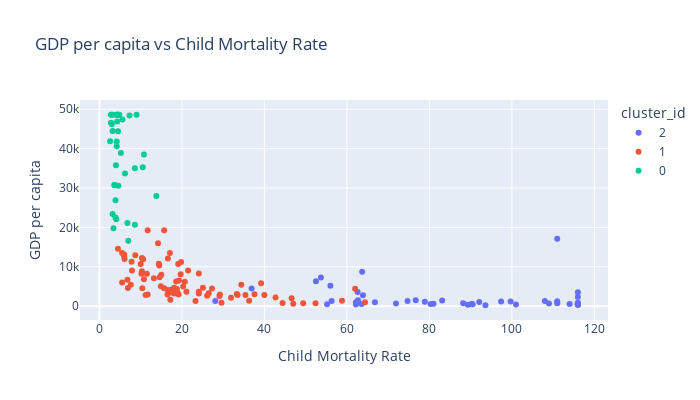

The notebook cell this image was saved under:
### Markdown cell above
From above distribution of datapoints to cluster, we can see they are not equally distributed but it is a fair enough distribution. so no unnecessary clusters present.

### Code cell
# lets visualize the clusters 
# GDP per capita vs Child mortality rate
px.scatter(countries, x="child_mort", y="gdpp", hover_name="country", color="cluster_id", 
           width=700, height=400, template="plotly", 
           labels={"child_mort":"Child Mortality Rate", "gdpp":"GDP per capita"},
           title="GDP per capita vs Child Mortality Rate")

### Figure 1 — Plotly figure (JSON) as saved in the notebook; plotly's stock layout.template omitted (floating-point values rounded to 4 significant figures)
{"data": [{"hoverlabel": {"namelength": 0}, "hovertemplate": "<b>%{hovertext}</b><br><br>cluster_id=2<br>Child Mortality Rate=%{x}<br>GDP per capita=%{y}", "hovertext": ["Afghanistan", "Angola", "Benin", "Botswana", "Burkina Faso", "Burundi", "Cameroon", "Central African Republic", "Chad", "Comoros", "Congo, Dem. Rep.", "Congo, Rep.", "Cote d'Ivoire", "Equatorial Guinea", "Eritrea", "Gabon", "Gambia", "Ghana", "Guinea", "Guinea-Bissau", "Haiti", "Iraq", "Kenya", "Kiribati", "Lao", "Lesotho", "Liberia", "Madagascar", "Malawi", "Mali", "Mauritania", "Mozambique", "Namibia", "Niger", "Nigeria", "Pakistan", "Rwanda", "Senegal", "Sierra Leone", "Solomon Islands", "South Africa", "Sudan", "Tanzania", "Timor-Leste", "Togo", "Uganda", "Yemen", "Zambia"], "legendgroup": "2", "marker": {"color": "#636efa", "symbol": "circle"}, "mode": "markers", "name": "2", "showlegend": true, "type": "scatter", "x": [90.2, 116, 111, 52.5, 116, 93.6, 108, 116, 116, 88.2, 116, 63.9, 111, 111, 55.2, 63.7, 80.3, 74.7, 109, 114, 116, 36.9, 62.2, 62.7, 78.9, 99.7, 89.3, 62.2, 90.5, 116, 97.4, 101, 56, 116, 116, 92.1, 63.6, 66.8, 116, 28.1, 53.7, 76.7, 71.9, 62.6, 90.3, 81, 56.3, 83.1], "xaxis": "x", "y": [553, 3530, 758, 6350, 575, 231, 1310, 446, 897, 769, 334, 2740, 1220, 17100, 482, 8750, 562, 1310, 648, 547, 662, 4500, 967, 1490, 1140, 1170, 327, 413, 459, 708, 1200, 419, 5190, 348, 2330, 1040, 563, 1000, 399, 1290, 7280, 1480, 702, 3600, 488, 595, 1310, 1460], "yaxis": "y"}, {"hoverlabel": {"namelength": 0}, "hovertemplate": "<b>%{hovertext}</b><br><br>cluster_id=1<br>Child Mortality Rate=%{x}<br>GDP per capita=%{y}", "hovertext": ["Albania", "Algeria", "Antigua and Barbuda", "Argentina", "Armenia", "Azerbaijan", "Bangladesh", "Barbados", "Belarus", "Belize", "Bhutan", "Bolivia", "Bosnia and Herzegovina", "Brazil", "Bulgaria", "Cambodia", "Cape Verde", "Chile", "China", "Colombia", "Costa Rica", "Croatia", "Dominican Republic", "Ecuador", "Egypt", "El Salvador", "Estonia", "Fiji", "Georgia", "Grenada", "Guatemala", "Guyana", "Hungary", "India", "Indonesia", "Iran", "Jamaica", "Jordan", "Kazakhstan", "Kyrgyz Republic", "Latvia", "Lebanon", "Libya", "Lithuania", "Macedonia, FYR", "Malaysia", "Maldives", "Mauritius", "Micronesia, Fed. Sts.", "Moldova", "Mongolia", "Montenegro", "Morocco", "Myanmar", "Nepal", "Oman", "Panama", "Paraguay", "Peru", "Philippines", "Poland", "Romania", "Russia", "Samoa", "Saudi Arabia", "Serbia", "Seychelles", "Sri Lanka", "St. Vincent and the Grenadines", "Suriname", "Tajikistan", "Thailand", "Tonga", "Tunisia", "Turkey", "Turkmenistan", "Ukraine", "Uruguay", "Uzbekistan", "Vanuatu", "Venezuela", "Vietnam"], "legendgroup": "1", "marker": {"color": "#EF553B", "symbol": "circle"}, "mode": "markers", "name": "1", "showlegend": true, "type": "scatter", "x": [16.6, 27.3, 10.3, 14.5, 18.1, 39.2, 49.4, 14.2, 5.5, 18.8, 42.7, 46.6, 6.9, 19.8, 10.8, 44.4, 26.5, 8.7, 15.7, 18.6, 10.2, 5.5, 34.4, 25.1, 29.1, 19.2, 4.5, 24.1, 16.5, 14.6, 35.4, 37.6, 6, 58.8, 33.3, 19.3, 18.1, 21.1, 21.5, 29.6, 7.8, 10.3, 16.6, 6.1, 10.4, 7.9, 13.2, 15, 40, 17.2, 26.1, 6.8, 33.5, 64.4, 47, 11.7, 19.7, 24.1, 20.3, 31.9, 6, 11.5, 10, 18.9, 15.7, 7.6, 14.4, 11.2, 20.7, 24.1, 52.4, 14.9, 17.4, 17.4, 19.1, 62, 11.7, 10.6, 36.3, 29.2, 17.1, 23.3], "xaxis": "x", "y": [4090, 4460, 12200, 10300, 3220, 5840, 758, 16000, 6030, 4340, 2180, 1980, 4610, 11200, 6840, 786, 3310, 12900, 4560, 6250, 8200, 13500, 5450, 4660, 2600, 2990, 14600, 3650, 2960, 7370, 2830, 3040, 13100, 1350, 3110, 6530, 4680, 3680, 9070, 880, 11300, 8860, 12100, 12000, 4540, 9070, 7100, 8000, 2860, 1630, 2650, 6680, 2830, 988, 592, 19300, 8080, 3230, 5020, 2130, 12600, 8230, 10700, 3450, 19300, 5410, 10800, 2810, 6230, 8300, 738, 5080, 3550, 4140, 10700, 4440, 2970, 11900, 1380, 2970, 13500, 1310], "yaxis": "y"}, {"hoverlabel": {"namelength": 0}, "hovertemplate": "<b>%{hovertext}</b><br><br>cluster_id=0<br>Child Mortality Rate=%{x}<br>GDP per capita=%{y}", "hovertext": ["Australia", "Austria", "Bahamas", "Bahrain", "Belgium", "Brunei", "Canada", "Cyprus", "Czech Republic", "Denmark", "Finland", "France", "Germany", "Greece", "Iceland", "Ireland", "Israel", "Italy", "Japan", "Kuwait", "Luxembourg", "Malta", "Netherlands", "New Zealand", "Norway", "Portugal", "Qatar", "Singapore", "Slovak Republic", "Slovenia", "South Korea", "Spain", "Sweden", "Switzerland", "United Arab Emirates", "United Kingdom", "United States"], "legendgroup": "0", "marker": {"color": "#00cc96", "symbol": "circle"}, "mode": "markers", "name": "0", "showlegend": true, "type": "scatter", "x": [4.8, 4.3, 13.8, 8.6, 4.5, 10.5, 5.6, 3.6, 3.4, 4.1, 3, 4.2, 4.2, 3.9, 2.6, 4.2, 4.6, 4, 3.2, 10.8, 2.8, 6.8, 4.5, 6.2, 3.2, 3.9, 9, 2.8, 7, 3.2, 4.1, 3.8, 3, 4.5, 8.6, 5.2, 7.3], "xaxis": "x", "y": [48610, 46900, 28000, 20700, 44400, 35300, 47400, 30800, 19800, 48610, 46200, 40600, 41800, 26900, 41900, 48610, 30600, 35800, 44500, 38500, 48610, 21100, 48610, 33700, 48610, 22500, 48610, 46600, 16600, 23400, 22100, 30700, 48610, 48610, 35000, 38900, 48400], "yaxis": "y"}], "layout": {"height": 400, "legend": {"title": {"text": "cluster_id"}, "tracegroupgap": 0}, "title": {"text": "GDP per capita vs Child Mortality Rate"}, "width": 700, "xaxis": {"anchor": "y", "domain": [0, 1], "title": {"text": "Child Mortality Rate"}}, "yaxis": {"anchor": "x", "domain": [0, 1], "title": {"text": "GDP per capita"}}}}
